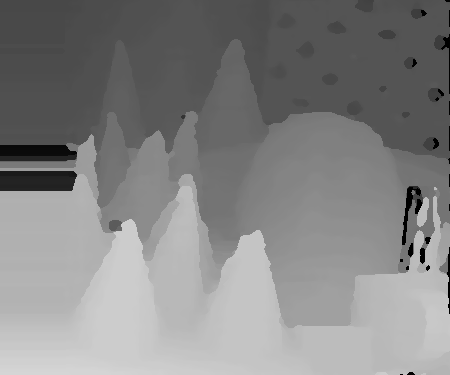
#> input picture hw4/cones.png, 450 x 375 px, given in place of im3.png, which was not available
$ python mao_done.py
#> lines starting #> are read from the running program, lines starting #| are printed output that depends on the picture; after the words box and inside, x2 and y2 are one past the last pixel; in counts of white or black regions, pixels touching at a corner belong together; pictures that were not available may be replaced by others from this repository, and a replacement may not be noted
import numpy as np
import cv2
import matplotlib.pyplot as plt

# im2, im6 for all images except for tsukuba, which is im3,im4
IMG_NAME = 'tsukuba'
imgL = cv2.imread('testdata/{}/im3.png'.format(IMG_NAME))  # downscale images for faster processing
#> imgL is the input picture: shape (375, 450, 3); min 0, max 213, mean 132.1
imgR = cv2.imread('testdata/{}/im4.png'.format(IMG_NAME))
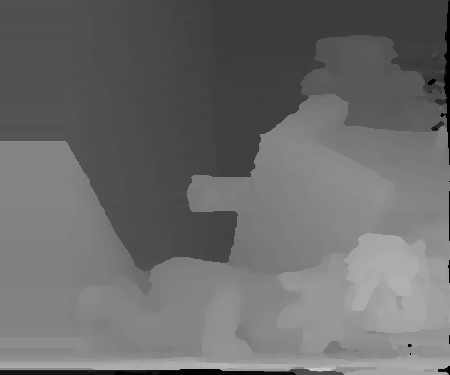
#> input picture hw4/teddy.png, 450 x 375 px, given in place of im4.png, which was not available
#> imgR is the input picture: shape (375, 450, 3); min 0, max 196, mean 107

# venus 32,8  teddy 64,4  cones 64,4, tsukuba 16,16
MAX_DISPARITY = 16
SCALE_FACTOR = 16

window_size = 7                    # wsize default 3; 5; 7 for SGBM reduced size image; 15 for SGBM full size image (1300px and above); 5 Works nicely

left_matcher = cv2.StereoSGBM_create(
    minDisparity=0,
    numDisparities=MAX_DISPARITY,             # max_disp has to be dividable by 16 f. E. HH 192, 256
    blockSize=5,
    P1=7 * 3 * window_size ** 2,   # disparity smoothnesss terms
    P2=30 * 3 * window_size ** 2,  # disparity smoothnesss terms, 27*3 yields 18.03
    disp12MaxDiff=1, # Max allowed difference (in integer pixel units) in the left-right disparity check
    uniquenessRatio=4,
    speckleWindowSize=0,
    speckleRange=0,
    preFilterCap=40,
    mode=cv2.STEREO_SGBM_MODE_SGBM_3WAY
)

# computing the right-view disparity map that is required in case of filtering with confidence.
right_matcher = cv2.ximgproc.createRightMatcher(left_matcher)

# are these automatically scaled up by 16?
displ = left_matcher.compute(imgL, imgR) / 16
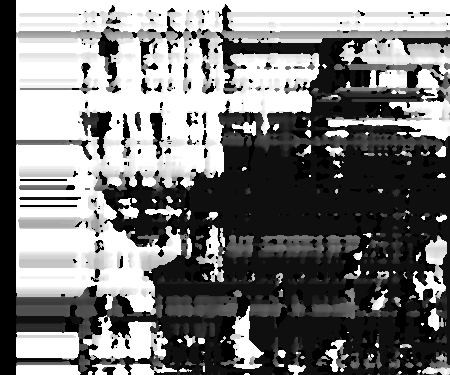
#> displ: shape (375, 450) float64; min -1, max 15, mean 6.65; drawn with min black and max white
dispr = right_matcher.compute(imgR, imgL) / 16
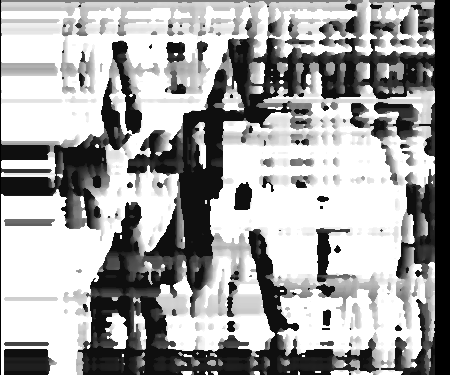
#> dispr: shape (375, 450) float64; min -16, max 0, mean -5.76; drawn with min black and max white

occluded = np.zeros(displ.shape)
for i in range(len(displ)):
    for j in range(len(displ[i])):
        left_disp = int(displ[i, j])
        if left_disp < 0 or (j-left_disp) < 0:
            occluded[i,j] = 1
        else:
            right_disp = -int(dispr[i, j-left_disp])
            if abs(right_disp - left_disp) > 0:
                occluded[i,j] = 1
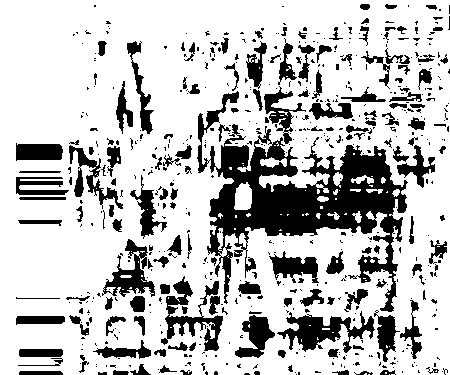
#> occluded: shape (375, 450) float64; values 0 (black) and 1 (white), 75.9% white; 586 black regions (433 under 20 px), largest, box (x1, y1, x2, y2) and area: (197, 91, 408, 312) 14519, (277, 311, 375, 353) 1748, (161, 276, 223, 351) 1540

right_offset = 50
displ_fix_occlusion = displ.copy()

for i in range(len(displ_fix_occlusion)):
    for j in range(len(displ_fix_occlusion[i]) - right_offset):
        if occluded[i,j] == 1:

            min_dist_defined = False
            nearest_disp = 0

            for x in range(j-1,-1,-1): # going left
                if occluded[i,x] == 0:
                    min_dist = j-x # min_dist not defined yet
                    min_dist_defined = True
                    nearest_disp = displ_fix_occlusion[i, x]
                    break

            for x in range(j+1, len(displ_fix_occlusion[i])): # going right
                if occluded[i,x] == 0:
                    if not min_dist_defined or (x-j) < min_dist:
                        nearest_disp = displ_fix_occlusion[i, x]
                        break
            displ_fix_occlusion[i,j] = nearest_disp
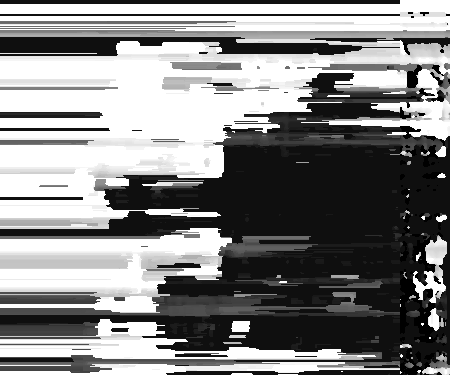
#> displ_fix_occlusion: shape (375, 450) float64; min -1, max 15, mean 7.36; drawn with min black and max white


median = cv2.medianBlur(np.float32(displ_fix_occlusion),5)
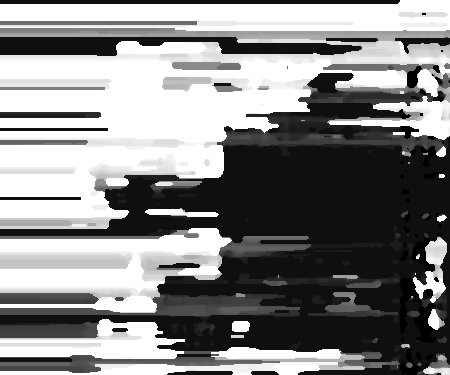
#> median: shape (375, 450) float32; min -1, max 15, mean 7.43; drawn with min black and max white

cv2.imwrite('{}.png'.format(IMG_NAME), median*SCALE_FACTOR)
